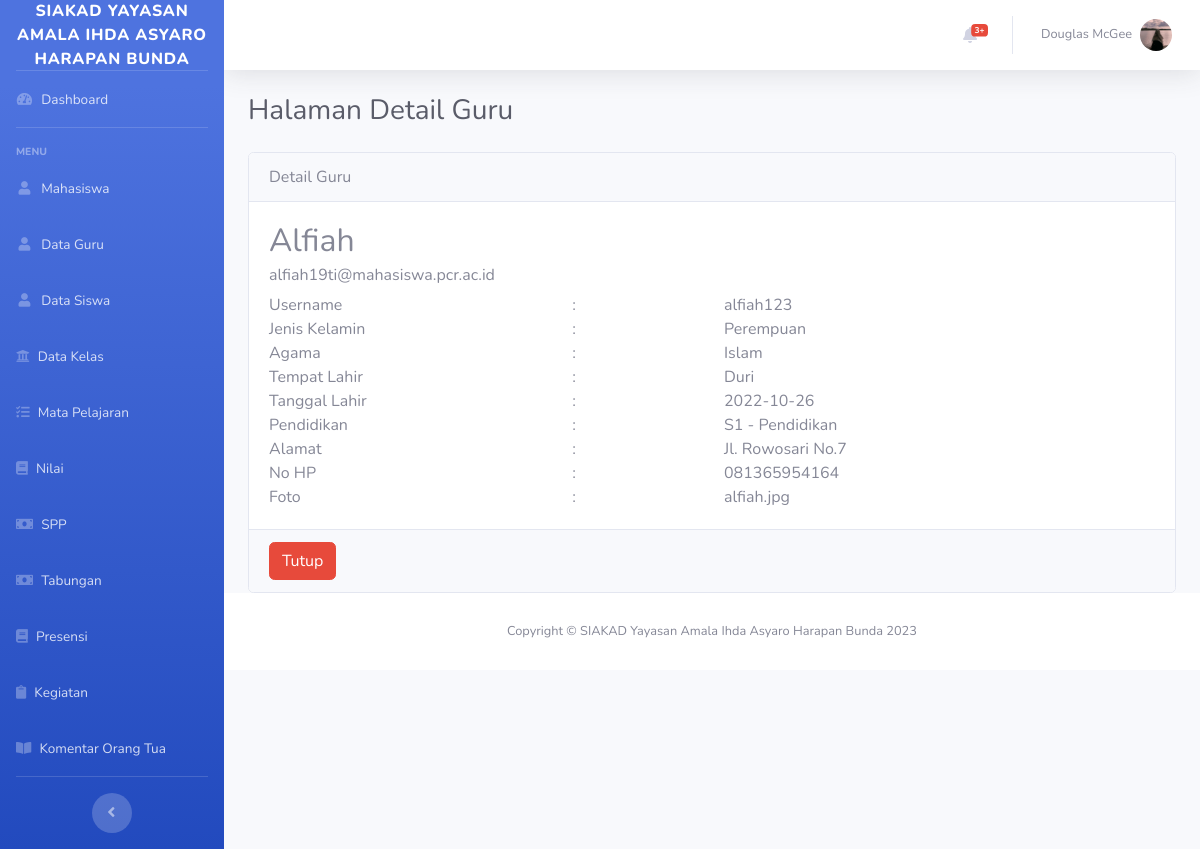
The page /Guru/detail/1 on the database its author committed.
### tables this page shows
CREATE TABLE `guru` (
  `id_guru` int(11) NOT NULL,
  `nama` varchar(200) NOT NULL,
  `username` varchar(100) NOT NULL,
  `jenis_kelamin` varchar(100) NOT NULL,
  `agama` varchar(100) NOT NULL,
  `tempat_lahir` varchar(200) NOT NULL,
  `tanggal_lahir` date NOT NULL,
  `pendidikan` varchar(200) NOT NULL,
  `alamat` varchar(200) NOT NULL,
  `no_hp` varchar(100) NOT NULL,
  `email` varchar(200) NOT NULL,
  `foto` varchar(500) NOT NULL
);

### application/controllers/Guru.php (called while the page is built, shortened)
<?php
class Guru extends CI_Controller
{
    public function __construct()
    {
        $this->load->model('Guru_model');
    }
function detail($id)
{
	$data['judul'] = "Halaman Detail Guru";
	$data['guru'] = $this->Guru_model->getById($id);
	$this->load->view("layout/header");
	$this->load->view("guru/vw_detail_guru", $data);
	$this->load->view("layout/footer");
}
}

### index.php (called while the page is built, shortened)
<?php
require_once BASEPATH.'core/CodeIgniter.php';

### application/models/Guru_model.php (called while the page is built, shortened)
<?php
class Guru_model extends CI_Model
{
	public $table = 'guru';
	public function getById($id)
	{
		$this->db->from($this->table);
		$this->db->where('id_guru', $id);
		$query = $this->db->get();
		return $query->row_array();
	}
}

### application/views/guru/vw_detail_guru.php (the view)
<div class="container-fluid">
    <h1 class="h3 mb-4 text-gray-800"><?php echo $judul; ?> </h1>
    <div class="row">
        <div class="col-md-12">
            <div class="card">
                <div class="card-header">
                    Detail Guru
                </div>
                <div class="card-body">
                    <h2 class="card-title"><?= $guru['nama']; ?></h2>
                    <h6 class="card-subtitle mb-2 text-muted"><?= $guru['email']; ?></h6>
                    <div class="row">
                        <div class="col-md-4">Username</div>
                        <div class="col-md-2">:</div>
                        <div class="col-md-6"><?= $guru['username']; ?></div>
                    </div>
                    <div class="row">
                        <div class="col-md-4">Jenis Kelamin</div>
                        <div class="col-md-2">:</div>
                        <div class="col-md-6"><?= $guru['jenis_kelamin']; ?></div>
                    </div>
                    <div class="row">
                        <div class="col-md-4">Agama</div>
                        <div class="col-md-2">:</div>
                        <div class="col-md-6"><?= $guru['agama']; ?></div>
                    </div>
                    <div class="row">
                        <div class="col-md-4">Tempat Lahir</div>
                        <div class="col-md-2">:</div>
                        <div class="col-md-6"><?= $guru['tempat_lahir']; ?></div>
                    </div>
                    <div class="row">
                        <div class="col-md-4">Tanggal Lahir</div>
                        <div class="col-md-2">:</div>
                        <div class="col-md-6"><?= $guru['tanggal_lahir']; ?></div>
                    </div>
                    <div class="row">
                        <div class="col-md-4">Pendidikan</div>
                        <div class="col-md-2">:</div>
                        <div class="col-md-6"><?= $guru['pendidikan']; ?></div>
                    </div>
                    <div class="row">
                        <div class="col-md-4">Alamat</div>
                        <div class="col-md-2">:</div>
                        <div class="col-md-6"><?= $guru['alamat']; ?></div>
                    </div>
                    <div class="row">
                        <div class="col-md-4">No HP</div>
                        <div class="col-md-2">:</div>
                        <div class="col-md-6"><?= $guru['no_hp']; ?></div>
                    </div>
                    <div class="row">
                        <div class="col-md-4">Foto</div>
                        <div class="col-md-2">:</div>
                        <div class="col-md-6"><?= $guru['foto']; ?></div>
                    </div>
                </div>
                <div class="card-footer justify-content-center">
                    <a href="<?= base_url('Guru') ?>" class="btn btn-danger">Tutup</a>
                </div>
            </div>
        </div>
    </div>
</div>

### rows shown on the page
guru: nama "Alfiah", email "alfiah19ti@mahasiswa.pcr.ac.id", username "alfiah123", jenis_kelamin "Perempuan", agama "Islam", tempat_lahir "Duri", tanggal_lahir "2022-10-26", pendidikan "S1 - Pendidikan", alamat "Jl. Rowosari No.7", no_hp "081365954164", foto "alfiah.jpg"

### other values the page prints
$judul "Halaman Detail Guru"
